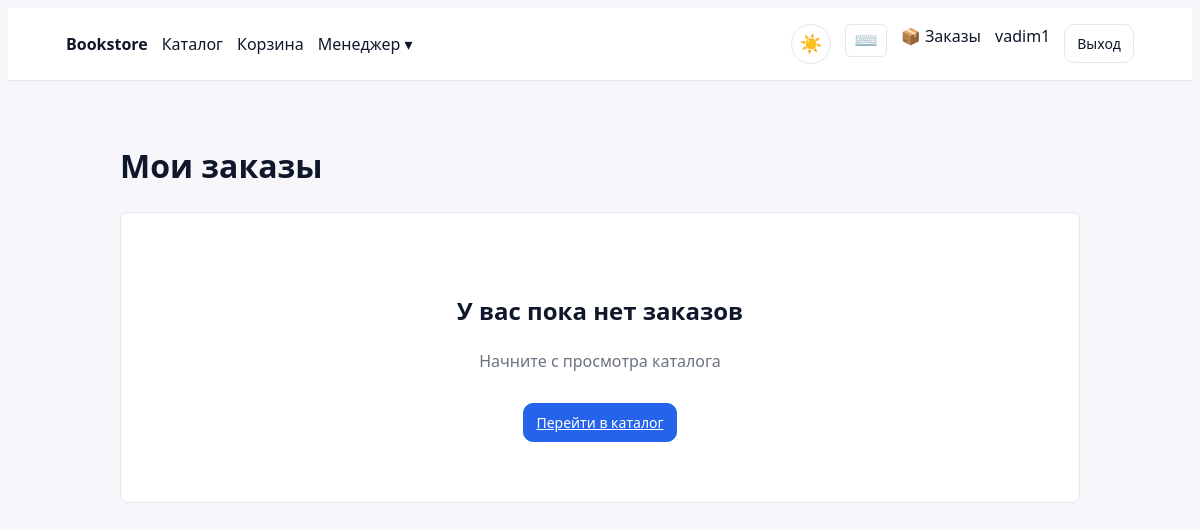
The page /orders/ (signed in) on the database as committed earlier.
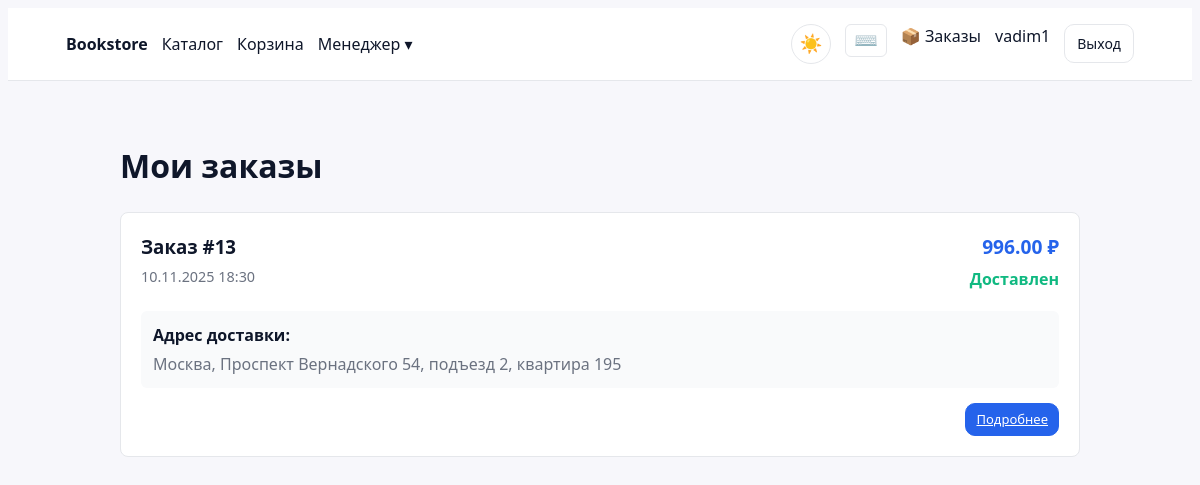
The same page on the database as committed later.
### backend/apps/orders/models.py (models this page shows, shortened)
class Order(models.Model):
    STATUS_CHOICES = (
        ("processing", "Обрабатывается"),
        ("shipped", "Отправлен"),
        ("delivered", "Доставлен"),
        ("cancelled", "Отменен"),
    )
    user = models.ForeignKey(settings.AUTH_USER_MODEL, on_delete=models.CASCADE, related_name='orders')
    status = models.CharField(max_length=20, choices=STATUS_CHOICES, default="processing")
    total_amount = models.DecimalField(max_digits=12, decimal_places=2, default=0)
    shipping_address = models.TextField(default="")
    shipping_city = models.CharField(max_length=100, default="")
    shipping_postal_code = models.CharField(max_length=20, default="")
    notes = models.TextField(blank=True)
    created_at = models.DateTimeField(auto_now_add=True)
    updated_at = models.DateTimeField(auto_now=True)
    class Meta:
        ordering = ['-created_at']
        indexes = [
            models.Index(fields=['user', 'status']),
            models.Index(fields=['status', 'created_at']),
        ]

### backend/apps/web/buyer_views.py (the view)
# urls.py: path('orders/', buyer_views.orders_history, name='orders-history'),
@buyer_required
def orders_history(request):
    from backend.apps.orders.models import Order
    orders = Order.objects.filter(user=request.user).order_by('-created_at')[:20]
    return render(request, 'web/buyer/orders_history.html', {'orders': orders})

### templates/web/buyer/orders_history.html (shortened to what this page needs)
{% extends 'web/base.html' %}
{% block content %}
<div style="max-width: 1000px; margin: 0 auto; padding: 20px;">
	<h1>Мои заказы</h1>
	{% if orders %}
	<div style="margin-top: 20px;">
		{% for order in orders %}
		<div style="background: #fff; border: 1px solid #e5e7eb; border-radius: 8px; padding: 20px; margin-bottom: 15px;">
			<div style="display: flex; justify-content: space-between; align-items: start; margin-bottom: 15px;">
				<div>
					<h3 style="margin: 0;">Заказ #{{ order.id }}</h3>
					<p style="margin: 5px 0; color: #6b7280; font-size: 0.9em;">
						{{ order.created_at|date:"d.m.Y H:i" }}
					</p>
				</div>
				<div style="text-align: right;">
					<p style="margin: 0; font-size: 1.2em; font-weight: 600; color: #2563eb;">
						{{ order.total_amount|floatformat:2 }} ₽
					</p>
					<p style="margin: 5px 0;">
						{% if order.status == 'processing' %}
							<span style="color: #f59e0b; font-weight: 600;">Обрабатывается</span>
						{% elif order.status == 'shipped' %}
							<span style="color: #2563eb; font-weight: 600;">Отправлен</span>
						{% elif order.status == 'delivered' %}
							<span style="color: #10b981; font-weight: 600;">Доставлен</span>
						{% elif order.status == 'cancelled' %}
							<span style="color: #ef4444; font-weight: 600;">Отменен</span>
						{% endif %}
					</p>
				</div>
			</div>
			<div style="background: #f9fafb; padding: 12px; border-radius: 6px; margin-bottom: 15px;">
				<p style="margin: 0;"><strong>Адрес доставки:</strong></p>
				<p style="margin: 5px 0 0 0; color: #6b7280;">
					{{ order.shipping_city }}, {{ order.shipping_address }}
				</p>
			</div>
			<div style="text-align: right; display: flex; gap: 10px; justify-content: flex-end;">
				<a href="/orders/{{ order.id }}/" class="btn small">Подробнее</a>
			</div>
		</div>
		{% endfor %}
	</div>
	{% else %}
	<div style="background: #fff; border: 1px solid #e5e7eb; border-radius: 8px; padding: 60px; text-align: center; margin-top: 20px;">
		<h2 style="margin: 20px 0;">У вас пока нет заказов</h2>
		<p style="color: #6b7280; margin-bottom: 30px;">Начните с просмотра каталога</p>
		<a href="/catalog/" class="btn">Перейти в каталог</a>
	</div>
	{% endif %}
</div>
{% endblock %}

Rows that differ between the two databases and show on the page:
added Order: id "13", created_at "10.11.2025 18:30", total_amount "996.00", status "Доставлен", shipping_city "Москва", shipping_address "Проспект Вернадского 54, подъезд 2, квартира 195"
Other text that changed with them:
text no longer shown: "У вас пока нет заказов Начните с просмотра каталога Перейти в каталог"
